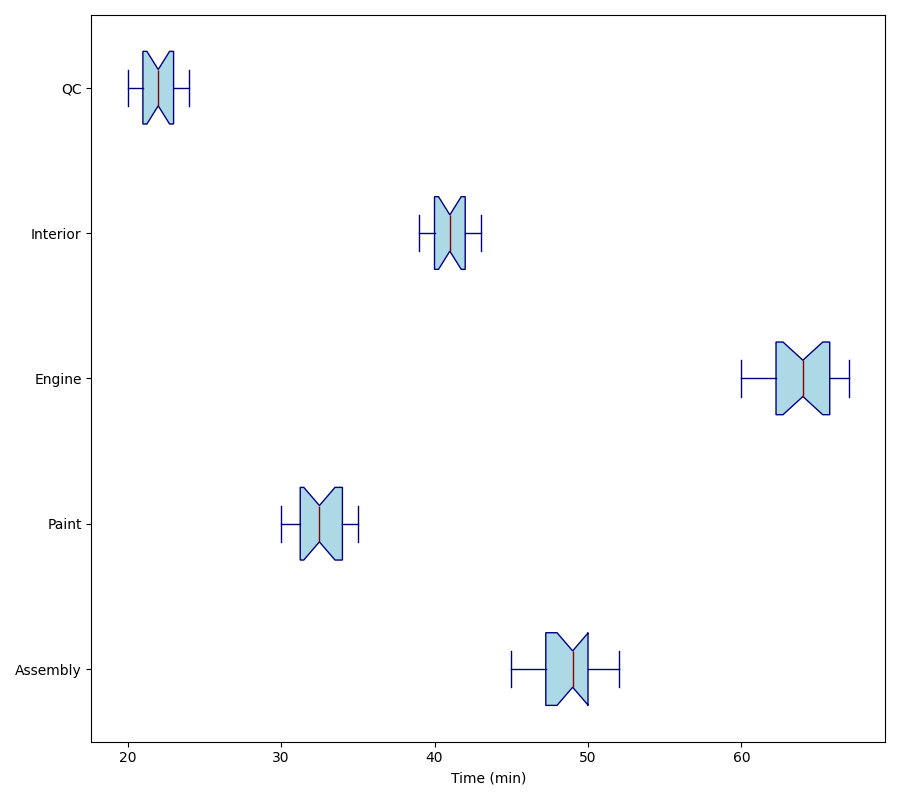

The Python source for this figure:
import matplotlib.pyplot as plt

body_assembly = [45, 50, 48, 52, 46, 49, 47, 51, 50, 48, 47, 46, 50, 51, 49, 52, 48, 50]
painting = [30, 34, 32, 33, 31, 35, 34, 32, 30, 33, 34, 32, 31, 30, 32, 34, 35, 33]
engine_installation = [60, 65, 63, 64, 66, 62, 61, 67, 62, 63, 65, 66, 64, 61, 65, 67, 63, 66]
interior_assembly = [40, 42, 41, 39, 43, 42, 40, 41, 43, 39, 42, 41, 40, 43, 42, 39, 43, 40]
quality_control = [20, 22, 21, 23, 20, 24, 21, 22, 20, 22, 21, 20, 24, 23, 21, 22, 24, 23]

data = [body_assembly, painting, engine_installation, interior_assembly, quality_control]
stages = ['Assembly', 'Paint', 'Engine', 'Interior', 'QC']

fig, ax = plt.subplots(figsize=(9, 8))

ax.boxplot(data, vert=False, patch_artist=True, notch=True,
           boxprops=dict(facecolor="lightblue", color="navy"),
           whiskerprops=dict(color="navy"),
           capprops=dict(color="navy"),
           medianprops=dict(color="darkred"),
           flierprops=dict(markerfacecolor='orange', marker='o', alpha=0.5))

ax.set_xlabel('Time (min)')
ax.set_yticklabels(stages)

plt.tight_layout()
plt.show()
